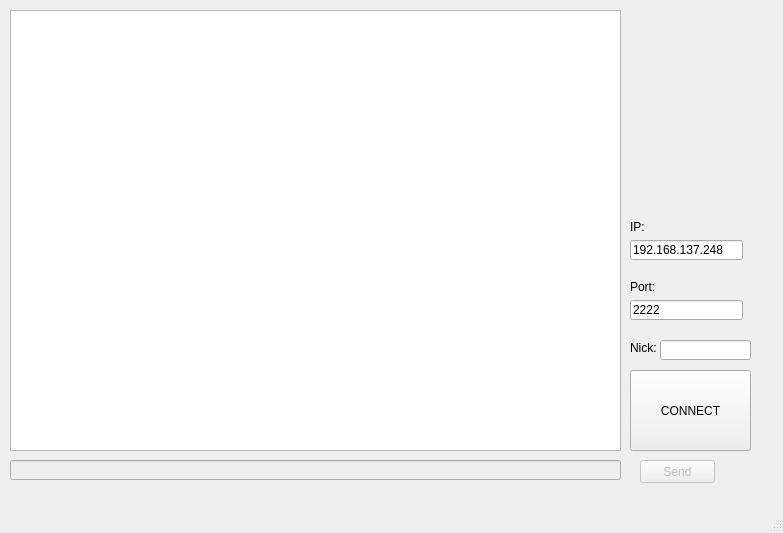
<?xml version="1.0" encoding="UTF-8"?>
<ui version="4.0">
 <class>client</class>
 <widget class="QMainWindow" name="client">
  <property name="geometry">
   <rect>
    <x>0</x>
    <y>0</y>
    <width>783</width>
    <height>533</height>
   </rect>
  </property>
  <property name="windowTitle">
   <string>client</string>
  </property>
  <widget class="QWidget" name="centralWidget">
   <widget class="QTextBrowser" name="serverMessages">
    <property name="geometry">
     <rect>
      <x>10</x>
      <y>10</y>
      <width>611</width>
      <height>441</height>
     </rect>
    </property>
   </widget>
   <widget class="QLineEdit" name="sendMessage">
    <property name="enabled">
     <bool>false</bool>
    </property>
    <property name="geometry">
     <rect>
      <x>10</x>
      <y>460</y>
      <width>611</width>
      <height>20</height>
     </rect>
    </property>
   </widget>
   <widget class="QPushButton" name="sendButton">
    <property name="enabled">
     <bool>false</bool>
    </property>
    <property name="geometry">
     <rect>
      <x>640</x>
      <y>460</y>
      <width>75</width>
      <height>23</height>
     </rect>
    </property>
    <property name="text">
     <string>Send</string>
    </property>
    <property name="autoDefault">
     <bool>false</bool>
    </property>
    <property name="default">
     <bool>false</bool>
    </property>
    <property name="flat">
     <bool>false</bool>
    </property>
   </widget>
   <widget class="QPushButton" name="connectButton">
    <property name="geometry">
     <rect>
      <x>630</x>
      <y>370</y>
      <width>121</width>
      <height>81</height>
     </rect>
    </property>
    <property name="text">
     <string>CONNECT</string>
    </property>
   </widget>
   <widget class="QLineEdit" name="portNumber">
    <property name="geometry">
     <rect>
      <x>630</x>
      <y>300</y>
      <width>113</width>
      <height>20</height>
     </rect>
    </property>
    <property name="text">
     <string>2222</string>
    </property>
   </widget>
   <widget class="QLabel" name="portLabel">
    <property name="geometry">
     <rect>
      <x>630</x>
      <y>280</y>
      <width>47</width>
      <height>13</height>
     </rect>
    </property>
    <property name="text">
     <string>Port:</string>
    </property>
   </widget>
   <widget class="QLabel" name="connectErrorLabel">
    <property name="geometry">
     <rect>
      <x>630</x>
      <y>320</y>
      <width>131</width>
      <height>21</height>
     </rect>
    </property>
    <property name="text">
     <string/>
    </property>
   </widget>
   <widget class="QLineEdit" name="ipEdit">
    <property name="geometry">
     <rect>
      <x>630</x>
      <y>240</y>
      <width>113</width>
      <height>20</height>
     </rect>
    </property>
    <property name="focusPolicy">
     <enum>Qt::WheelFocus</enum>
    </property>
    <property name="text">
     <string>192.168.137.248</string>
    </property>
   </widget>
   <widget class="QLabel" name="ipLabel">
    <property name="geometry">
     <rect>
      <x>630</x>
      <y>220</y>
      <width>47</width>
      <height>13</height>
     </rect>
    </property>
    <property name="text">
     <string>IP:</string>
    </property>
   </widget>
   <widget class="QLabel" name="nickLabel">
    <property name="geometry">
     <rect>
      <x>630</x>
      <y>340</y>
      <width>31</width>
      <height>16</height>
     </rect>
    </property>
    <property name="text">
     <string>Nick:</string>
    </property>
   </widget>
   <widget class="QLineEdit" name="nickEdit">
    <property name="geometry">
     <rect>
      <x>660</x>
      <y>340</y>
      <width>91</width>
      <height>20</height>
     </rect>
    </property>
   </widget>
  </widget>
  <widget class="QStatusBar" name="statusBar"/>
 </widget>
 <layoutdefault spacing="6" margin="11"/>
 <resources/>
 <connections/>
</ui>
